Frame 1 (no input): blank canvas, image omitted
Frame 60 (no input): blank canvas, image omitted
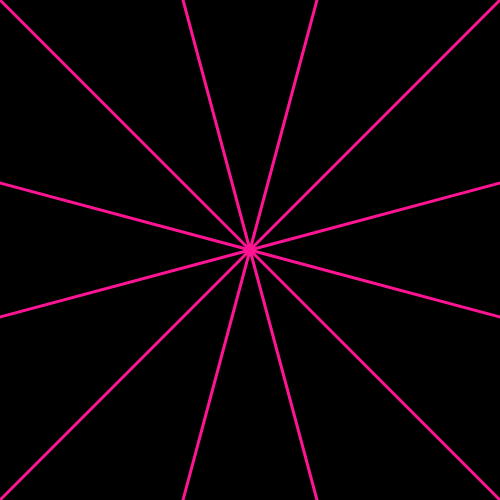
Frame 120 (the mouse pressed at the canvas centre since frame 60)

The p5.js sketch whose frames 1 and 60 were blank and that drew this single picture after the mouse press (run headless with seeded random() and noise() and a simulated clock; from frame 60 on, the mouse is pressed at the canvas centre):

// p5.js sketch
// ── sketch.js
var colourPicker;
var strokeWeightSlider;
var bgColourPicker;
var symmetrySlider; // set number of symmetrical sections 
var symmetry = 6; // set default number of symmetry sections
var symmetryLabel; // label to display symmetry value
var angle; // the angle between each symmetry section
var eraserMode = false; // the eraser is off by default

function setup(){
    createCanvas(500,500);
    angleMode(DEGREES); //from p5js.org/examples/kaleidoscope/
    background(0); //set default canvas background is black

    colourPicker = createColorPicker('deeppink');
    strokeWeightSlider = createSlider(1, 10, 3, 1);
    bgColourPicker = createColorPicker('black');

    var bgButton =createButton('Clear Canvas');
    bgButton.mousePressed(repaint);
    bgColourPicker.changed( repaint );

    // form p5js.org/reference/createSpan()/
    symmetryLabel = createSpan('symmetry: 6 '); // create label text 
    symmetrySlider = createSlider(2, 12, 6, 1); // set symmetry slider

    // mix with p5js.org/reference/createDiv()/ and /child()/
    createDiv().child(symmetryLabel).child(symmetrySlider); //put label and slider together

    // mix with p5js.org/reference/createButton()/ and /mousePressed()/
    // create eraser button
    var eraserButton = createButton('Eraser: Off');
    eraserButton.mousePressed(function(){
        eraserMode = !eraserMode; // toggle eraser mode
        eraserButton.html(eraserMode ? 'Eraser: ON': 'Eraser: OFF') //from other web. find a similiar example to learn this format
    })
} 

function draw(){
    //from p5js.org/examples/kaleidoscope/
    symmetry = symmetrySlider.value();
    angle = 360 / symmetry;

    symmetryLabel.html('symmetry: '+ symmetry); // from other web. find a similiar example to learn this format

    // from p5js.org/examples/kaleidoscope/
    translate(width / 2, height / 2); //put origin to center of canvas

    strokeWeight( strokeWeightSlider.value() );
    stroke( colourPicker.value() );   

    // from p5js.org/examples/kaleidoscope/
    if (mouseX > 0 && mouseX < width && mouseY > 0 && mouseY < height) {
        var x = mouseX - width / 2;
        var y = mouseY - height / 2;
        var px = pmouseX - width / 2;
        var py = pmouseY - height / 2;
        
        // remixed from p5js.org/reference/mouseispressed/
        // remixed from p5js.org/examples/kaleidoscope/
        if (mouseIsPressed) {
            for (var i = 0; i < symmetry; i++){
                rotate(angle);

                if (eraserMode){
                    noErase();
                    stroke(bgColourPicker.value());
                } else {
                    noErase();
                    stroke(colourPicker.value());
                }

                line(x, y, px, py); // draw primary line

                push();
                scale(1, -1); // mirror the line vertically
                line(x, y, px, py); // draw mirrored line
                pop();
            }
        }
    }
}

function repaint(){
    background(bgColourPicker.value());
}
